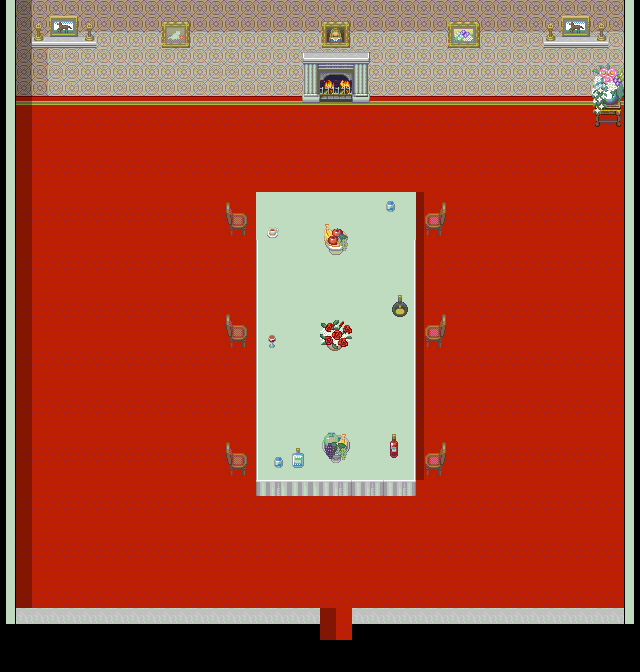

This game map was drawn from its Tiled (.tmx) file and the tilesets committed beside it. A one-line description and the trimmed map source follow:
An orthogonal 40x42 tile map with 16x16 px tiles, 6 tile layers (Base, MonoShita, MonoChu, MonoUe, ...), 3 tilesets and 33 objects.

<map version="1.0" orientation="orthogonal" renderorder="right-up" width="40" height="42" tilewidth="16" tileheight="16" backgroundcolor="#000000" nextobjectid="123">
 <tileset firstgid="1" name="ST-MsionR-I01" tilewidth="16" tileheight="16" tilecount="1984" columns="16">
  <image source="ST-MsionR-I01.png" trans="007575" width="256" height="1990" />
 </tileset>
 <tileset firstgid="1985" name="youkan" tilewidth="16" tileheight="16" tilecount="480" columns="30">
  <image source="youkan.png" trans="007575" width="480" height="256" />
 </tileset>
 <tileset firstgid="2465" name="ST-Sewer-01.png" tilewidth="16" tileheight="16" tilecount="1504" columns="16">
  <image source="ST-Sewer-01.png" width="256" height="1504" />
 </tileset>
 <layer name="Base" width="40" height="42" opacity="0.99">
  <properties>
   <property name="cc_vertexz" value="-14" />
  </properties>
  <data>[1680 cells, 1598 non-empty, 18 distinct tile ids]</data>
 </layer>
 <layer name="MonoShita" width="40" height="42">
  <properties>
   <property name="cc_vertexz" value="-13" />
  </properties>
  <data>[1680 cells, 226 non-empty, 35 distinct tile ids]</data>
 </layer>
 <layer name="MonoChu" width="40" height="42">
  <properties>
   <property name="cc_vertexz" value="-12" />
  </properties>
  <data>[1680 cells, 90 non-empty, 80 distinct tile ids]</data>
 </layer>
 <layer name="MonoUe" width="40" height="42">
  <properties>
   <property name="cc_vertexz" value="-11" />
  </properties>
  <data>[1680 cells, 2 non-empty, 2 distinct tile ids]</data>
 </layer>
 <objectgroup name="collision">
  <object id="11" x="0" y="0" width="16" height="544" />
  <object id="12" x="0" y="544" width="16" height="80" />
  <object id="13" x="16" y="608" width="304" height="16" />
  <object id="14" x="352" y="608" width="288" height="16" />
  <object id="15" x="624" y="0" width="16" height="640" />
  <object id="16" x="592" y="80" width="32" height="48" />
  <object id="20" x="352" y="624" width="32" height="48" />
  <object id="22" x="288" y="624" width="32" height="48" />
  <object id="29" x="256" y="192" width="160" height="304" />
  <object id="64" x="16" y="64" width="304" height="32" />
  <object id="65" x="352" y="64" width="272" height="32" />
  <object id="66" x="320" y="64" width="32" height="32">
   <properties>
    <property name="objID" value="181" />
   </properties>
  </object>
 </objectgroup>
 <objectgroup name="event">
  <object id="24" x="320" y="640" width="32" height="32">
   <properties>
    <property name="EventID" value="1" />
    <property name="trigger" value="1" />
   </properties>
  </object>
  <object id="25" x="320" y="64" width="32" height="32">
   <properties>
    <property name="EventID" value="2" />
    <property name="trigger" value="1" />
   </properties>
  </object>
  <object id="31" x="208" y="624" width="32" height="32">
   <properties>
    <property name="EventID" value="22" />
    <property name="trigger" value="0" />
   </properties>
  </object>
  <object id="35" x="176" y="624" width="32" height="32">
   <properties>
    <property name="EventID" value="26" />
    <property name="trigger" value="0" />
   </properties>
  </object>
  <object id="37" x="48" y="16" width="32" height="80">
   <properties>
    <property name="EventID" value="10" />
    <property name="trigger" value="2" />
   </properties>
  </object>
  <object id="39" x="160" y="32" width="32" height="64">
   <properties>
    <property name="EventID" value="11" />
    <property name="trigger" value="2" />
   </properties>
  </object>
  <object id="40" x="448" y="32" width="32" height="64">
   <properties>
    <property name="EventID" value="12" />
    <property name="trigger" value="2" />
   </properties>
  </object>
  <object id="41" x="560" y="16" width="32" height="80">
   <properties>
    <property name="EventID" value="13" />
    <property name="trigger" value="2" />
   </properties>
  </object>
  <object id="42" x="592" y="96" width="32" height="32">
   <properties>
    <property name="EventID" value="14" />
    <property name="trigger" value="2" />
   </properties>
  </object>
  <object id="44" x="256" y="448" width="48" height="32">
   <properties>
    <property name="EventID" value="15" />
    <property name="trigger" value="2" />
   </properties>
  </object>
  <object id="45" x="384" y="432" width="32" height="32">
   <properties>
    <property name="EventID" value="16" />
    <property name="trigger" value="2" />
   </properties>
  </object>
  <object id="49" x="384" y="288" width="32" height="32">
   <properties>
    <property name="EventID" value="17" />
    <property name="trigger" value="2" />
   </properties>
  </object>
  <object id="51" x="256" y="320" width="32" height="32">
   <properties>
    <property name="EventID" value="18" />
    <property name="trigger" value="2" />
   </properties>
  </object>
  <object id="52" x="384" y="192" width="32" height="32">
   <properties>
    <property name="EventID" value="19" />
    <property name="trigger" value="2" />
   </properties>
  </object>
  <object id="53" x="256" y="224" width="32" height="32">
   <properties>
    <property name="EventID" value="20" />
    <property name="trigger" value="2" />
   </properties>
  </object>
  <object id="67" x="320" y="64" width="32" height="32">
   <properties>
    <property name="EventID" value="27" />
    <property name="trigger" value="2" />
   </properties>
  </object>
  <object id="71" x="320" y="608" width="32" height="32">
   <properties>
    <property name="EventID" value="30" />
    <property name="trigger" value="3" />
   </properties>
  </object>
  <object id="80" x="144" y="624" width="32" height="32">
   <properties>
    <property name="EventID" value="32" />
    <property name="trigger" value="0" />
   </properties>
  </object>
  <object id="105" x="48" y="624" width="32" height="32">
   <properties>
    <property name="EventID" value="53" />
    <property name="trigger" value="0" />
   </properties>
  </object>
  <object id="118" x="256" y="624" width="32" height="32">
   <properties>
    <property name="EventID" value="0" />
    <property name="trigger" value="0" />
   </properties>
  </object>
  <object id="119" x="320" y="480" width="32" height="32">
   <properties>
    <property name="EventID" value="24" />
    <property name="objID" value="24" />
    <property name="trigger" value="2" />
   </properties>
  </object>
 </objectgroup>
 <layer name="CharaUe1" width="40" height="42">
  <data>[1680 cells, 36 non-empty, 1 distinct tile ids]</data>
 </layer>
 <layer name="shadow" width="40" height="42">
  <data>[1680 cells, 60 non-empty, 3 distinct tile ids]</data>
 </layer>
</map>
